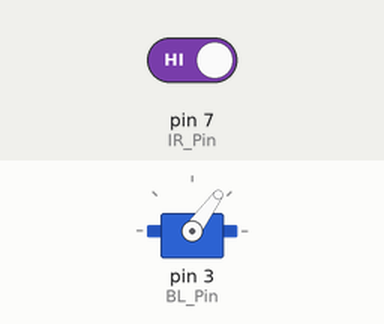
A sketch run on a simulated Arduino Uno, built with avr-gcc and run on an emulated ATmega328P. On the bench: servo. The inputs (shaded band) are chosen by the test bench; at power-on: pin 7 (IR_Pin) HIGH. What the sketch prints to the serial monitor is not drawn.

Above: at 0.1 s.
At 27.1 s:
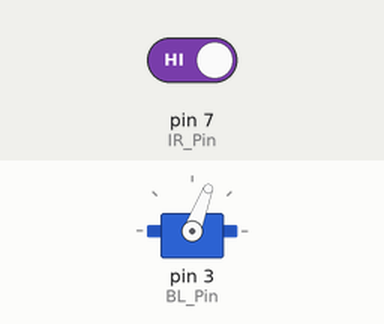
At 63.1 s:
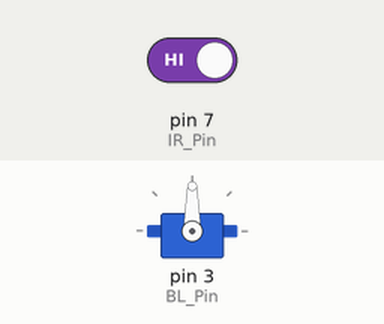
At 123.1 s:
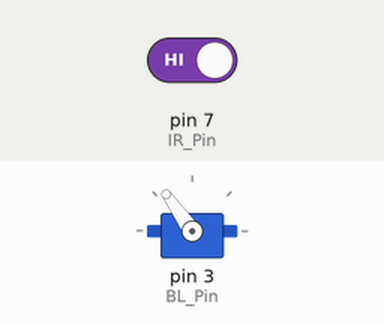
Timing chart, 0 to 124.6 s (numbered marks = the images above):
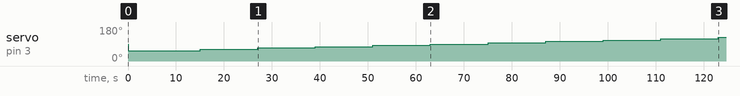

The sketch:

Brushless_Tachimeter.ino
```cpp
/* Brushless */
#include <Servo.h>
int BL_Pin = 3;
Servo BL;
int input;
int vel;
int idle = 54;
int i;
/* Tachimeter*/
int IR_Pin = 7;
float OME;
float L = 1.75;
float R = 12.5;
float k = (L / R) / 3.14;

void setup(){
  Serial.begin(9600);
  pinMode(IR_Pin, INPUT);

  Serial.print("Throttle[%]");
  Serial.print("\t");
  Serial.println("Omega[rad/s]");

  BL.attach(BL_Pin);
  delay(10);
  BL.write(idle);
  delay(3000);

  for(i = 0; i <= 10; i++){
    BL.write(idle+1+7*i);
    Serial.print(i*10);
    delay(2000);
    Serial.print("\t");
    OME = ReadTACHI(IR_Pin);
    Serial.println(OME);
    }

  BL.write(idle);
}

void loop(){

}

float ReadTACHI(int pin){
  int T_low = 0;
  float T = 0;
  float f = 0;
  int i = 0;
  float OME;

  for(i = 0; i <10 ; i++){
    T_low = pulseIn(pin, LOW);
    T = T_low / (1000*k);
    f += 1000/T;
    }
  f = f/10;

  OME = f * 3.14;

  return OME;
}
```

Measured:
- by itself, servo on pin 3 (BL_Pin): 90° → 54° at 0.01 s, → 55° 3.0 s later, → 62° 12.0 s later, → 69° 12.0 s later, … (12 changes in this stretch)
